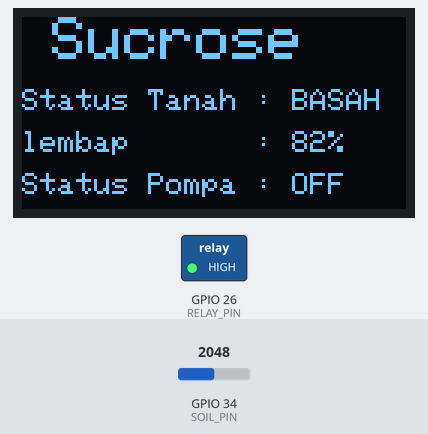
A sketch run on a simulated ESP32. Shown: 128×64 one-colour display, switched loads named in the sketch (green lamp = pin HIGH). Inputs (shaded band) come from the test bench; at power-on: GPIO 34 (SOIL_PIN) = 2048. WiFi joins after 1.5 s; servers stay silent unless stated; uploads are accepted with an empty reply; what the sketch prints to the serial monitor is not drawn.

Above: at 6.9 s.
7.0 s: GPIO 34 (SOIL_PIN) set to 3050
At 9.5 s:
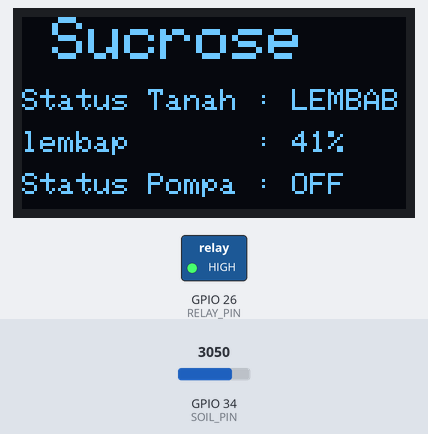
9.8 s: GPIO 34 (SOIL_PIN) set to 3140
At 11.0 s:
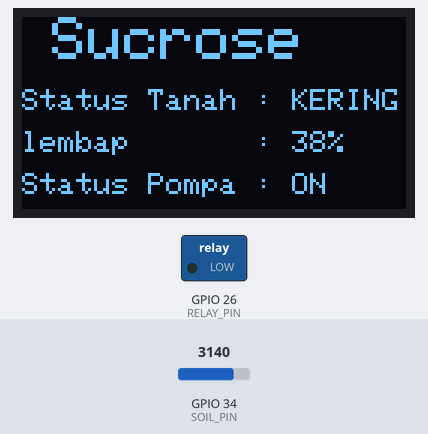
11.8 s: GPIO 34 (SOIL_PIN) set to 2047
At 13.7 s:
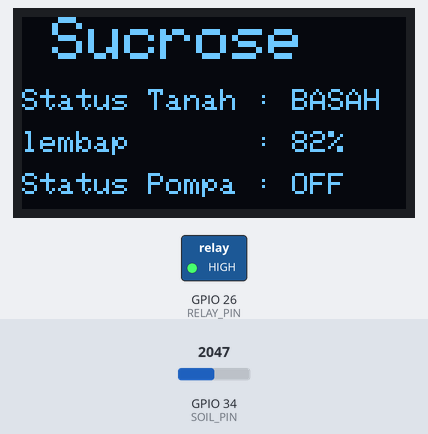
Timing chart, 0 to 15.2 s (numbered marks = the images above; inputs shaded):
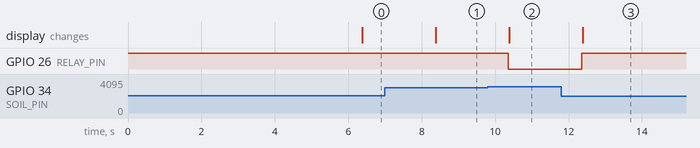

The sketch:

watersystem1.ino
```cpp
#define BLYNK_TEMPLATE_ID "TMPL6ixzEM5bS"
#define BLYNK_TEMPLATE_NAME "Sucrose"
#define BLYNK_AUTH_TOKEN "DYkevugaSQ-g_SkfpPOsAtArA43q5jOe"

#include <WiFi.h>
#include <BlynkSimpleEsp32.h>
#include <Wire.h>
#include <Adafruit_GFX.h>
#include <Adafruit_SSD1306.h>
#include <HTTPClient.h>

char ssid[] = "A1";
char pass[] = "12345678";

#define SOIL_PIN 34
#define RELAY_PIN 26

int batasKering = 2500;
int soilKering = 4095;   // Kalibrasi sensor saat kering
int soilBasah  = 1600;   // Kalibrasi sensor saat basah

#define SCREEN_WIDTH 128
#define SCREEN_HEIGHT 64

Adafruit_SSD1306 display(SCREEN_WIDTH, SCREEN_HEIGHT, &Wire, -1);

BlynkTimer timer;


void kirimData() {

  int soil = analogRead(SOIL_PIN);

  int kelembapan = map(soil, soilKering, soilBasah, 0, 100);

  // Membatasi agar tetap 0–100%
  kelembapan = constrain(kelembapan, 0, 100);

 Blynk.virtualWrite(V0, kelembapan);

String statusSoil;
String statusPump;

if (kelembapan < 40) {

  digitalWrite(RELAY_PIN, LOW);
  Blynk.virtualWrite(V1, 1);

  statusSoil = "KERING";
  statusPump = "ON";

}
else if (kelembapan < 70 ){

  digitalWrite(RELAY_PIN, HIGH);
  Blynk.virtualWrite(V1, 0);

  statusSoil = "LEMBAB";
  statusPump = "OFF";
}
else {

  digitalWrite(RELAY_PIN, HIGH);
  Blynk.virtualWrite(V1, 0);

  statusSoil = "BASAH";
  statusPump = "OFF";

}

display.clearDisplay();

display.setTextSize(2);
display.setTextColor(SSD1306_WHITE);
display.setCursor(10,0);
display.println("Sucrose");

display.setTextSize(1);

display.setCursor(0,24);
display.print("Status Tanah : ");
display.println(statusSoil);

display.setCursor(0,38);
display.print("lembap       : ");
display.print(kelembapan);
display.println("%");

display.setCursor(0,52);
display.print("Status Pompa : ");
display.println(statusPump);

display.display();
// ======================
// Kirim data ke Website
// ======================

if(WiFi.status() == WL_CONNECTED){

    HTTPClient http;

    http.begin("http://10.200.89.165/Sucrose/api/sensor.php");

    http.addHeader("Content-Type","application/x-www-form-urlencoded");

    String data =
    "soil=" + String(kelembapan) +
    "&status_tanah=" + statusSoil +
    "&pump=" + statusPump;

    int httpResponse = http.POST(data);

    Serial.print("HTTP Response : ");
    Serial.println(httpResponse);

    http.end();

}

}

void setup() {

  Serial.begin(115200);

  pinMode(RELAY_PIN, OUTPUT);

  digitalWrite(RELAY_PIN, HIGH);

if(!display.begin(SSD1306_SWITCHCAPVCC, 0x3C)){
  Serial.println("OLED tidak ditemukan");
  while(true);
}

display.clearDisplay();
display.setTextColor(SSD1306_WHITE);

// Splash Screen
display.setTextSize(2);
display.setCursor(15,18);
display.println("Sucrose");

display.setTextSize(1);
display.setCursor(18,45);
display.println("Smart Irrigation");

display.display();

delay(2500);

  Blynk.begin(
    BLYNK_AUTH_TOKEN,
    ssid,
    pass
  );

  timer.setInterval(2000L, kirimData);
}

void loop() {

  Blynk.run();
  timer.run();

}
```

Measured:
- the behaviour switches between 3097 and 3098 on GPIO 34 (SOIL_PIN) (found by bisection; images 1 and 2)
- after the input at 7.0 s, the display: changes after 1.4 s (image 1)
- after the input at 9.8 s, GPIO 26 (RELAY_PIN): HIGH → LOW after 0.56 s; the display: changes after 0.59 s (image 2)
- after the input at 11.8 s, GPIO 26 (RELAY_PIN): LOW → HIGH after 0.56 s; the display: changes after 0.59 s (image 3)
